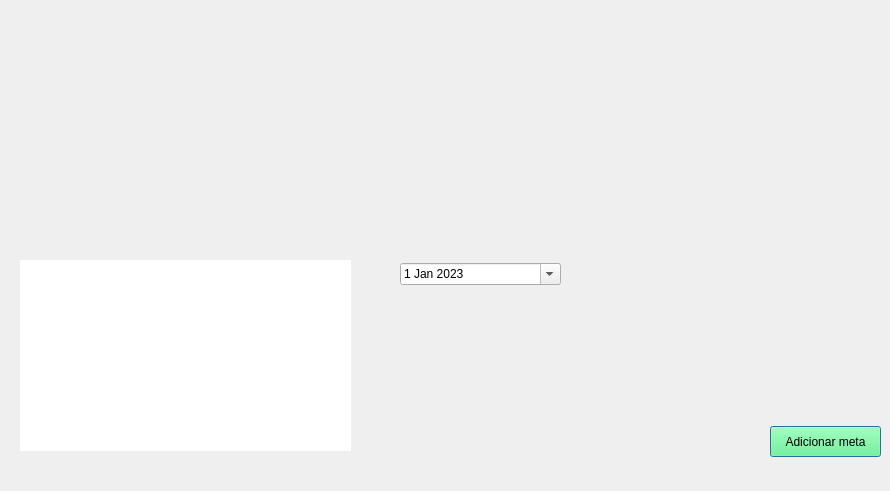
<?xml version="1.0" encoding="UTF-8"?>
<ui version="4.0">
 <class>Dialog</class>
 <widget class="QDialog" name="Dialog">
  <property name="geometry">
   <rect>
    <x>0</x>
    <y>0</y>
    <width>890</width>
    <height>491</height>
   </rect>
  </property>
  <property name="windowTitle">
   <string>Nova meta</string>
  </property>
  <widget class="QLabel" name="label">
   <property name="geometry">
    <rect>
     <x>0</x>
     <y>0</y>
     <width>891</width>
     <height>491</height>
    </rect>
   </property>
   <property name="text">
    <string/>
   </property>
   <property name="pixmap">
    <pixmap>../design/nova_meta.png</pixmap>
   </property>
  </widget>
  <widget class="QTextEdit" name="textEdit">
   <property name="geometry">
    <rect>
     <x>20</x>
     <y>260</y>
     <width>331</width>
     <height>191</height>
    </rect>
   </property>
   <property name="font">
    <font>
     <family>Arial</family>
     <pointsize>10</pointsize>
    </font>
   </property>
   <property name="frameShape">
    <enum>QFrame::NoFrame</enum>
   </property>
   <property name="html">
    <string>&lt;!DOCTYPE HTML PUBLIC &quot;-//W3C//DTD HTML 4.0//EN&quot; &quot;http://www.w3.org/TR/REC-html40/strict.dtd&quot;&gt;
&lt;html&gt;&lt;head&gt;&lt;meta name=&quot;qrichtext&quot; content=&quot;1&quot; /&gt;&lt;style type=&quot;text/css&quot;&gt;
p, li { white-space: pre-wrap; }
&lt;/style&gt;&lt;/head&gt;&lt;body style=&quot; font-family:'Arial'; font-size:10pt; font-weight:400; font-style:normal;&quot;&gt;
&lt;p style=&quot;-qt-paragraph-type:empty; margin-top:0px; margin-bottom:0px; margin-left:0px; margin-right:0px; -qt-block-indent:0; text-indent:0px; font-family:'MS Shell Dlg 2'; font-size:7.8pt;&quot;&gt;&lt;br /&gt;&lt;/p&gt;&lt;/body&gt;&lt;/html&gt;</string>
   </property>
  </widget>
  <widget class="QDateEdit" name="dateEdit">
   <property name="geometry">
    <rect>
     <x>400</x>
     <y>263</y>
     <width>161</width>
     <height>22</height>
    </rect>
   </property>
   <property name="calendarPopup">
    <bool>true</bool>
   </property>
   <property name="date">
    <date>
     <year>2023</year>
     <month>1</month>
     <day>1</day>
    </date>
   </property>
  </widget>
  <widget class="QPushButton" name="pushButton">
   <property name="geometry">
    <rect>
     <x>770</x>
     <y>426</y>
     <width>111</width>
     <height>31</height>
    </rect>
   </property>
   <property name="styleSheet">
    <string notr="true">background-color: rgb(85, 255, 127);</string>
   </property>
   <property name="text">
    <string>Adicionar meta</string>
   </property>
  </widget>
 </widget>
 <resources/>
 <connections/>
</ui>
